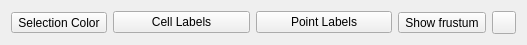
<?xml version="1.0" encoding="UTF-8"?>
<ui version="4.0">
 <class>FindDataSelectionDisplayFrame</class>
 <widget class="QWidget" name="FindDataSelectionDisplayFrame">
  <property name="geometry">
   <rect>
    <x>0</x>
    <y>0</y>
    <width>527</width>
    <height>45</height>
   </rect>
  </property>
  <property name="windowTitle">
   <string>Form</string>
  </property>
  <layout class="QHBoxLayout" name="horizontalLayout">
   <item>
    <widget class="pqColorChooserButton" name="selectionColor">
     <property name="enabled">
      <bool>true</bool>
     </property>
     <property name="toolTip">
      <string>&lt;p&gt;Set the color to use to show selected elements&lt;/p&gt;</string>
     </property>
     <property name="text">
      <string>Selection Color</string>
     </property>
    </widget>
   </item>
   <item>
    <widget class="QPushButton" name="cellLabelsButton">
     <property name="toolTip">
      <string>&lt;p&gt;Set the array to label selected cells with&lt;/p&gt;</string>
     </property>
     <property name="text">
      <string>Cell Labels</string>
     </property>
     <property name="icon">
      <iconset resource="../pqComponents.qrc">
       <normaloff>:/pqWidgets/Icons/pqCellData16.png</normaloff>:/pqWidgets/Icons/pqCellData16.png</iconset>
     </property>
    </widget>
   </item>
   <item>
    <widget class="QPushButton" name="pointLabelsButton">
     <property name="toolTip">
      <string>&lt;p&gt;Set the array to label to selected points with&lt;/p&gt;</string>
     </property>
     <property name="text">
      <string>Point Labels</string>
     </property>
     <property name="icon">
      <iconset resource="../pqComponents.qrc">
       <normaloff>:/pqWidgets/Icons/pqPointData16.png</normaloff>:/pqWidgets/Icons/pqPointData16.png</iconset>
     </property>
    </widget>
   </item>
   <item>
    <widget class="QToolButton" name="showFrustumButton">
     <property name="toolTip">
      <string>&lt;p&gt;For frustum based selections, show the frustum used to select the elements&lt;/p&gt;</string>
     </property>
     <property name="text">
      <string>Show frustum</string>
     </property>
     <property name="icon">
      <iconset resource="../pqComponents.qrc">
       <normaloff>:/pqWidgets/Icons/pqFrustumSelectionCell24.png</normaloff>:/pqWidgets/Icons/pqFrustumSelectionCell24.png</iconset>
     </property>
     <property name="checkable">
      <bool>true</bool>
     </property>
    </widget>
   </item>
   <item>
    <widget class="QToolButton" name="showLabelPropertiesButton">
     <property name="toolTip">
      <string>Edit selection label properties</string>
     </property>
     <property name="icon">
      <iconset resource="../pqComponents.qrc">
       <normaloff>:/pqWidgets/Icons/pqAdvanced26.png</normaloff>:/pqWidgets/Icons/pqAdvanced26.png</iconset>
     </property>
     <property name="toolButtonStyle">
      <enum>Qt::ToolButtonIconOnly</enum>
     </property>
    </widget>
   </item>
  </layout>
 </widget>
 <customwidgets>
  <customwidget>
   <class>pqColorChooserButton</class>
   <extends>QToolButton</extends>
   <header>pqColorChooserButton.h</header>
  </customwidget>
 </customwidgets>
 <resources>
  <include location="../pqComponents.qrc"/>
 </resources>
 <connections/>
</ui>
